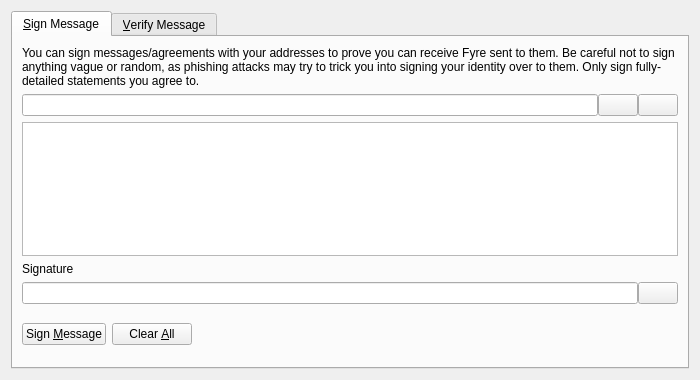
<?xml version="1.0" encoding="UTF-8"?>
<ui version="4.0">
 <class>SignVerifyMessageDialog</class>
 <widget class="QDialog" name="SignVerifyMessageDialog">
  <property name="geometry">
   <rect>
    <x>0</x>
    <y>0</y>
    <width>700</width>
    <height>380</height>
   </rect>
  </property>
  <property name="windowTitle">
   <string>Signatures - Sign / Verify a Message</string>
  </property>
  <property name="modal">
   <bool>true</bool>
  </property>
  <layout class="QVBoxLayout" name="verticalLayout">
   <item>
    <widget class="QTabWidget" name="tabWidget">
     <property name="currentIndex">
      <number>0</number>
     </property>
     <widget class="QWidget" name="tabSignMessage">
      <attribute name="title">
       <string>&amp;Sign Message</string>
      </attribute>
      <layout class="QVBoxLayout" name="verticalLayout_SM">
       <item>
        <widget class="QLabel" name="infoLabel_SM">
         <property name="text">
          <string>You can sign messages/agreements with your addresses to prove you can receive Fyre sent to them. Be careful not to sign anything vague or random, as phishing attacks may try to trick you into signing your identity over to them. Only sign fully-detailed statements you agree to.</string>
         </property>
         <property name="textFormat">
          <enum>Qt::PlainText</enum>
         </property>
         <property name="wordWrap">
          <bool>true</bool>
         </property>
        </widget>
       </item>
       <item>
        <layout class="QHBoxLayout" name="horizontalLayout_1_SM">
         <property name="spacing">
          <number>0</number>
         </property>
         <item>
          <widget class="QValidatedLineEdit" name="addressIn_SM">
           <property name="toolTip">
            <string>The Fyre address to sign the message with</string>
           </property>
          </widget>
         </item>
         <item>
          <widget class="QPushButton" name="addressBookButton_SM">
           <property name="toolTip">
            <string>Choose previously used address</string>
           </property>
           <property name="text">
            <string/>
           </property>
           <property name="shortcut">
            <string>Alt+A</string>
           </property>
           <property name="autoDefault">
            <bool>false</bool>
           </property>
          </widget>
         </item>
         <item>
          <widget class="QPushButton" name="pasteButton_SM">
           <property name="toolTip">
            <string>Paste address from clipboard</string>
           </property>
           <property name="text">
            <string/>
           </property>
           <property name="shortcut">
            <string>Alt+P</string>
           </property>
           <property name="autoDefault">
            <bool>false</bool>
           </property>
          </widget>
         </item>
        </layout>
       </item>
       <item>
        <widget class="QPlainTextEdit" name="messageIn_SM">
         <property name="toolTip">
          <string>Enter the message you want to sign here</string>
         </property>
        </widget>
       </item>
       <item>
        <widget class="QLabel" name="signatureLabel_SM">
         <property name="text">
          <string>Signature</string>
         </property>
         <property name="textFormat">
          <enum>Qt::PlainText</enum>
         </property>
        </widget>
       </item>
       <item>
        <layout class="QHBoxLayout" name="horizontalLayout_2_SM">
         <property name="spacing">
          <number>0</number>
         </property>
         <item>
          <widget class="QLineEdit" name="signatureOut_SM">
           <property name="font">
            <font>
             <italic>true</italic>
            </font>
           </property>
           <property name="readOnly">
            <bool>true</bool>
           </property>
          </widget>
         </item>
         <item>
          <widget class="QPushButton" name="copySignatureButton_SM">
           <property name="toolTip">
            <string>Copy the current signature to the system clipboard</string>
           </property>
           <property name="text">
            <string/>
           </property>
           <property name="autoDefault">
            <bool>false</bool>
           </property>
          </widget>
         </item>
        </layout>
       </item>
       <item>
        <layout class="QHBoxLayout" name="horizontalLayout_3_SM">
         <item>
          <widget class="QPushButton" name="signMessageButton_SM">
           <property name="toolTip">
            <string>Sign the message to prove you own this Fyre address</string>
           </property>
           <property name="text">
            <string>Sign &amp;Message</string>
           </property>
           <property name="autoDefault">
            <bool>false</bool>
           </property>
          </widget>
         </item>
         <item>
          <widget class="QPushButton" name="clearButton_SM">
           <property name="toolTip">
            <string>Reset all sign message fields</string>
           </property>
           <property name="text">
            <string>Clear &amp;All</string>
           </property>
           <property name="autoDefault">
            <bool>false</bool>
           </property>
          </widget>
         </item>
         <item>
          <spacer name="horizontalSpacer_1_SM">
           <property name="orientation">
            <enum>Qt::Horizontal</enum>
           </property>
           <property name="sizeHint" stdset="0">
            <size>
             <width>40</width>
             <height>48</height>
            </size>
           </property>
          </spacer>
         </item>
         <item>
          <widget class="QLabel" name="statusLabel_SM">
           <property name="font">
            <font>
             <weight>75</weight>
             <bold>true</bold>
            </font>
           </property>
           <property name="text">
            <string/>
           </property>
           <property name="wordWrap">
            <bool>true</bool>
           </property>
          </widget>
         </item>
         <item>
          <spacer name="horizontalSpacer_2_SM">
           <property name="orientation">
            <enum>Qt::Horizontal</enum>
           </property>
           <property name="sizeHint" stdset="0">
            <size>
             <width>40</width>
             <height>48</height>
            </size>
           </property>
          </spacer>
         </item>
        </layout>
       </item>
      </layout>
     </widget>
     <widget class="QWidget" name="tabVerifyMessage">
      <attribute name="title">
       <string>&amp;Verify Message</string>
      </attribute>
      <layout class="QVBoxLayout" name="verticalLayout_VM">
       <item>
        <widget class="QLabel" name="infoLabel_VM">
         <property name="text">
          <string>Enter the receiver's address, message (ensure you copy line breaks, spaces, tabs, etc. exactly) and signature below to verify the message. Be careful not to read more into the signature than what is in the signed message itself, to avoid being tricked by a man-in-the-middle attack. Note that this only proves the signing party receives with the address, it cannot prove sendership of any transaction!</string>
         </property>
         <property name="textFormat">
          <enum>Qt::PlainText</enum>
         </property>
         <property name="alignment">
          <set>Qt::AlignLeading|Qt::AlignLeft|Qt::AlignTop</set>
         </property>
         <property name="wordWrap">
          <bool>true</bool>
         </property>
        </widget>
       </item>
       <item>
        <layout class="QHBoxLayout" name="horizontalLayout_1_VM">
         <property name="spacing">
          <number>0</number>
         </property>
         <item>
          <widget class="QValidatedLineEdit" name="addressIn_VM">
           <property name="toolTip">
            <string>The Fyre address the message was signed with</string>
           </property>
          </widget>
         </item>
         <item>
          <widget class="QPushButton" name="addressBookButton_VM">
           <property name="toolTip">
            <string>Choose previously used address</string>
           </property>
           <property name="text">
            <string/>
           </property>
           <property name="shortcut">
            <string>Alt+A</string>
           </property>
           <property name="autoDefault">
            <bool>false</bool>
           </property>
          </widget>
         </item>
        </layout>
       </item>
       <item>
        <widget class="QPlainTextEdit" name="messageIn_VM"/>
       </item>
       <item>
        <widget class="QValidatedLineEdit" name="signatureIn_VM"/>
       </item>
       <item>
        <layout class="QHBoxLayout" name="horizontalLayout_2_VM">
         <item>
          <widget class="QPushButton" name="verifyMessageButton_VM">
           <property name="toolTip">
            <string>Verify the message to ensure it was signed with the specified Fyre address</string>
           </property>
           <property name="text">
            <string>Verify &amp;Message</string>
           </property>
           <property name="autoDefault">
            <bool>false</bool>
           </property>
          </widget>
         </item>
         <item>
          <widget class="QPushButton" name="clearButton_VM">
           <property name="toolTip">
            <string>Reset all verify message fields</string>
           </property>
           <property name="text">
            <string>Clear &amp;All</string>
           </property>
           <property name="autoDefault">
            <bool>false</bool>
           </property>
          </widget>
         </item>
         <item>
          <spacer name="horizontalSpacer_1_VM">
           <property name="orientation">
            <enum>Qt::Horizontal</enum>
           </property>
           <property name="sizeHint" stdset="0">
            <size>
             <width>40</width>
             <height>48</height>
            </size>
           </property>
          </spacer>
         </item>
         <item>
          <widget class="QLabel" name="statusLabel_VM">
           <property name="font">
            <font>
             <weight>75</weight>
             <bold>true</bold>
            </font>
           </property>
           <property name="text">
            <string/>
           </property>
           <property name="wordWrap">
            <bool>true</bool>
           </property>
          </widget>
         </item>
         <item>
          <spacer name="horizontalSpacer_2_VM">
           <property name="orientation">
            <enum>Qt::Horizontal</enum>
           </property>
           <property name="sizeHint" stdset="0">
            <size>
             <width>40</width>
             <height>48</height>
            </size>
           </property>
          </spacer>
         </item>
        </layout>
       </item>
      </layout>
     </widget>
    </widget>
   </item>
  </layout>
 </widget>
 <customwidgets>
  <customwidget>
   <class>QValidatedLineEdit</class>
   <extends>QLineEdit</extends>
   <header>qvalidatedlineedit.h</header>
  </customwidget>
 </customwidgets>
 <resources>
  <include location="../fyre.qrc"/>
 </resources>
 <connections/>
</ui>
